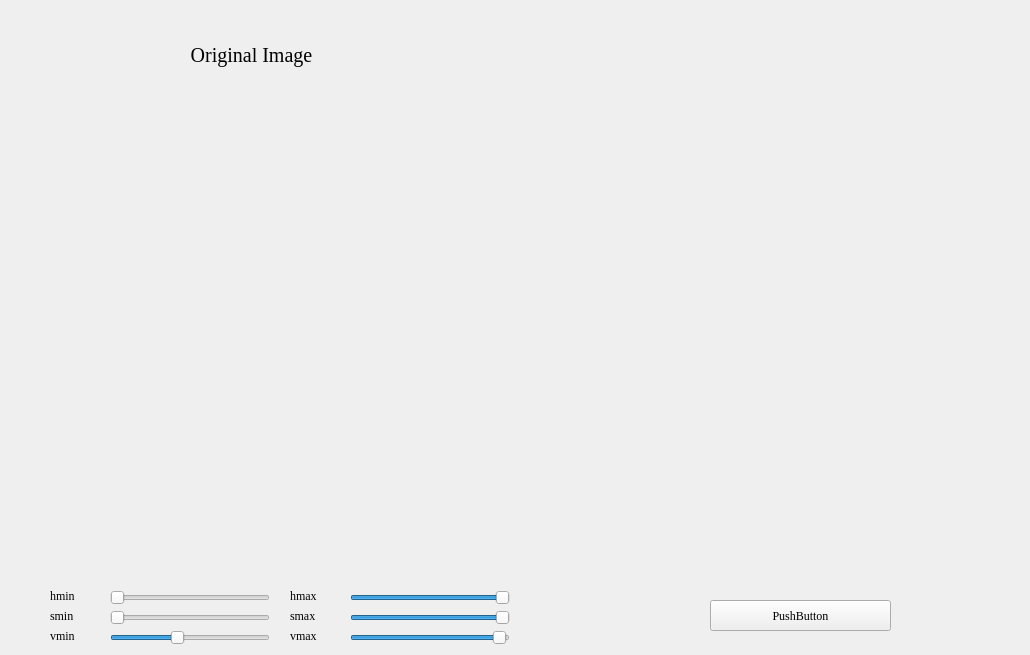
      <widget class="QWidget" name="page_18">
       <property name="font">
        <font>
         <family>Times New Roman</family>
        </font>
       </property>
       <widget class="QPushButton" name="pushButton_gn18">
        <property name="geometry">
         <rect>
          <x>710</x>
          <y>600</y>
          <width>181</width>
          <height>31</height>
         </rect>
        </property>
        <property name="text">
         <string>PushButton</string>
        </property>
       </widget>
       <widget class="QSlider" name="horizontalSlider_hmin">
        <property name="geometry">
         <rect>
          <x>110</x>
          <y>590</y>
          <width>160</width>
          <height>16</height>
         </rect>
        </property>
        <property name="maximum">
         <number>365</number>
        </property>
        <property name="orientation">
         <enum>Qt::Horizontal</enum>
        </property>
       </widget>
       <widget class="QSlider" name="horizontalSlider_smin">
        <property name="geometry">
         <rect>
          <x>110</x>
          <y>610</y>
          <width>160</width>
          <height>16</height>
         </rect>
        </property>
        <property name="maximum">
         <number>255</number>
        </property>
        <property name="orientation">
         <enum>Qt::Horizontal</enum>
        </property>
       </widget>
       <widget class="QSlider" name="horizontalSlider_vmin">
        <property name="geometry">
         <rect>
          <x>110</x>
          <y>630</y>
          <width>160</width>
          <height>16</height>
         </rect>
        </property>
        <property name="maximum">
         <number>255</number>
        </property>
        <property name="value">
         <number>106</number>
        </property>
        <property name="orientation">
         <enum>Qt::Horizontal</enum>
        </property>
       </widget>
       <widget class="QSlider" name="horizontalSlider_hmax">
        <property name="geometry">
         <rect>
          <x>350</x>
          <y>590</y>
          <width>160</width>
          <height>16</height>
         </rect>
        </property>
        <property name="maximum">
         <number>360</number>
        </property>
        <property name="value">
         <number>360</number>
        </property>
        <property name="orientation">
         <enum>Qt::Horizontal</enum>
        </property>
       </widget>
       <widget class="QSlider" name="horizontalSlider_smax">
        <property name="geometry">
         <rect>
          <x>350</x>
          <y>610</y>
          <width>160</width>
          <height>16</height>
         </rect>
        </property>
        <property name="maximum">
         <number>255</number>
        </property>
        <property name="value">
         <number>255</number>
        </property>
        <property name="orientation">
         <enum>Qt::Horizontal</enum>
        </property>
       </widget>
       <widget class="QSlider" name="horizontalSlider_vmax">
        <property name="geometry">
         <rect>
          <x>350</x>
          <y>630</y>
          <width>160</width>
          <height>16</height>
         </rect>
        </property>
        <property name="maximum">
         <number>255</number>
        </property>
        <property name="value">
         <number>250</number>
        </property>
        <property name="orientation">
         <enum>Qt::Horizontal</enum>
        </property>
       </widget>
       <widget class="QLabel" name="label_hmin">
        <property name="geometry">
         <rect>
          <x>50</x>
          <y>590</y>
          <width>54</width>
          <height>12</height>
         </rect>
        </property>
        <property name="text">
         <string>hmin</string>
        </property>
       </widget>
       <widget class="QLabel" name="label_hmax">
        <property name="geometry">
         <rect>
          <x>290</x>
          <y>590</y>
          <width>54</width>
          <height>12</height>
         </rect>
        </property>
        <property name="text">
         <string>hmax</string>
        </property>
       </widget>
       <widget class="QLabel" name="label_smin">
        <property name="geometry">
         <rect>
          <x>50</x>
          <y>610</y>
          <width>54</width>
          <height>12</height>
         </rect>
        </property>
        <property name="text">
         <string>smin</string>
        </property>
       </widget>
       <widget class="QLabel" name="label_smax">
        <property name="geometry">
         <rect>
          <x>290</x>
          <y>610</y>
          <width>54</width>
          <height>12</height>
         </rect>
        </property>
        <property name="text">
         <string>smax</string>
        </property>
       </widget>
       <widget class="QLabel" name="label_vmin">
        <property name="geometry">
         <rect>
          <x>50</x>
          <y>630</y>
          <width>54</width>
          <height>12</height>
         </rect>
        </property>
        <property name="text">
         <string>vmin</string>
        </property>
       </widget>
       <widget class="QLabel" name="label_vmax">
        <property name="geometry">
         <rect>
          <x>290</x>
          <y>630</y>
          <width>54</width>
          <height>12</height>
         </rect>
        </property>
        <property name="text">
         <string>vmax</string>
        </property>
       </widget>
       <widget class="QWidget" name="layoutWidget">
        <property name="geometry">
         <rect>
          <x>0</x>
          <y>40</y>
          <width>1021</width>
          <height>541</height>
         </rect>
        </property>
        <layout class="QHBoxLayout" name="horizontalLayout_16">
         <property name="spacing">
          <number>15</number>
         </property>
         <property name="leftMargin">
          <number>0</number>
         </property>
         <property name="rightMargin">
          <number>0</number>
         </property>
         <item>
          <layout class="QVBoxLayout" name="verticalLayout_27">
           <item>
            <widget class="QLabel" name="label_185">
             <property name="minimumSize">
              <size>
               <width>0</width>
               <height>30</height>
              </size>
             </property>
             <property name="maximumSize">
              <size>
               <width>16777215</width>
               <height>30</height>
              </size>
             </property>
             <property name="font">
              <font>
               <family>Times New Roman</family>
               <pointsize>15</pointsize>
              </font>
             </property>
             <property name="text">
              <string>Original Image</string>
             </property>
             <property name="alignment">
              <set>Qt::AlignCenter</set>
             </property>
            </widget>
           </item>
           <item>
            <widget class="QLabel" name="label_tu_181">
             <property name="text">
              <string/>
             </property>
            </widget>
           </item>
          </layout>
         </item>
         <item>
          <layout class="QVBoxLayout" name="verticalLayout_28">
           <item>
            <widget class="QLabel" name="label_186">
             <property name="minimumSize">
              <size>
               <width>0</width>
               <height>30</height>
              </size>
             </property>
             <property name="maximumSize">
              <size>
               <width>16777215</width>
               <height>30</height>
              </size>
             </property>
             <property name="font">
              <font>
               <family>Times New Roman</family>
               <pointsize>15</pointsize>
              </font>
             </property>
             <property name="text">
              <string/>
             </property>
             <property name="alignment">
              <set>Qt::AlignCenter</set>
             </property>
            </widget>
           </item>
           <item>
            <widget class="QLabel" name="label_tu_182">
             <property name="text">
              <string/>
             </property>
            </widget>
           </item>
          </layout>
         </item>
        </layout>
       </widget>
      </widget>
